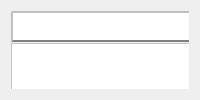
     <widget class="QWidget" name="tab_2">
      <attribute name="title">
       <string>相机参数调节</string>
      </attribute>
      <layout class="QVBoxLayout" name="verticalLayout_2">
       <item>
        <widget class="QWidget" name="widget" native="true">
         <widget class="QComboBox" name="ComboDevices">
          <property name="geometry">
           <rect>
            <x>0</x>
            <y>0</y>
            <width>571</width>
            <height>31</height>
           </rect>
          </property>
          <property name="styleSheet">
           <string notr="true">QComboBox {text-align : center;
             background-color : white;
             font: bold;
             border-color: gray;
             border-width: 2px;
             padding: 6px;
             height : 14px;
             border-style: outset;
             font : 14px;}</string>
          </property>
         </widget>
         <widget class="QPushButton" name="bnSaveImage">
          <property name="enabled">
           <bool>true</bool>
          </property>
          <property name="geometry">
           <rect>
            <x>980</x>
            <y>1</y>
            <width>72</width>
            <height>30</height>
           </rect>
          </property>
          <property name="styleSheet">
           <string notr="true">QPushButton 
  			{text-align : center;
             background-color : white;
             font: bold;
             border-color: gray;
             border-width: 2px;
             border-radius: 10px;
             padding: 6px;
             height : 14px;
             border-style: outset;
             font : 14px;}
QPushButton:pressed
             {text-align : center;
              background-color : gray;
              font: bold;
              border-color: gray;
              border-width: 2px;
              border-radius: 10px;
              padding: 6px;
              height : 14px;
              border-style: outset;
              font : 14px;}</string>
          </property>
          <property name="text">
           <string>保存图像</string>
          </property>
         </widget>
         <widget class="QPushButton" name="bnContinueFrame">
          <property name="enabled">
           <bool>true</bool>
          </property>
          <property name="geometry">
           <rect>
            <x>831</x>
            <y>1</y>
            <width>72</width>
            <height>30</height>
           </rect>
          </property>
          <property name="styleSheet">
           <string notr="true">QPushButton 
  			{text-align : center;
             background-color : white;
             font: bold;
             border-color: gray;
             border-width: 2px;
             border-radius: 10px;
             padding: 6px;
             height : 14px;
             border-style: outset;
             font : 14px;}
QPushButton:pressed
             {text-align : center;
              background-color :gray;
              font: bold;
              border-color: gray;
              border-width: 2px;
              border-radius: 10px;
              padding: 6px;
              height : 14px;
              border-style: outset;
              font : 14px;}</string>
          </property>
          <property name="text">
           <string>连续采集</string>
          </property>
         </widget>
         <widget class="QPushButton" name="bnOnceFrame">
          <property name="enabled">
           <bool>true</bool>
          </property>
          <property name="geometry">
           <rect>
            <x>680</x>
            <y>1</y>
            <width>72</width>
            <height>30</height>
           </rect>
          </property>
          <property name="styleSheet">
           <string notr="true">QPushButton 
  			{text-align : center;
             background-color : white;
             font: bold;
             border-color: gray;
             border-width: 2px;
             border-radius: 10px;
             padding: 6px;
             height : 14px;
             border-style: outset;
             font : 14px;}
QPushButton:pressed
             {text-align : center;
              background-color :gray;
              font: bold;
              border-color: gray;
              border-width: 2px;
              border-radius: 10px;
              padding: 6px;
              height : 14px;
              border-style: outset;
              font : 14px;}</string>
          </property>
          <property name="text">
           <string>单帧采集</string>
          </property>
         </widget>
         <widget class="QGraphicsView" name="graphics_view_2d">
          <property name="geometry">
           <rect>
            <x>0</x>
            <y>32</y>
            <width>575</width>
            <height>649</height>
           </rect>
          </property>
          <property name="styleSheet">
           <string notr="true">background-color: rgb(255, 255, 255);


</string>
          </property>
         </widget>
         <widget class="QGraphicsView" name="graphics_view_depth">
          <property name="geometry">
           <rect>
            <x>576</x>
            <y>32</y>
            <width>575</width>
            <height>649</height>
           </rect>
          </property>
          <property name="styleSheet">
           <string notr="true">background-color: rgb(255, 255, 255);


</string>
          </property>
         </widget>
        </widget>
       </item>
      </layout>
     </widget>
